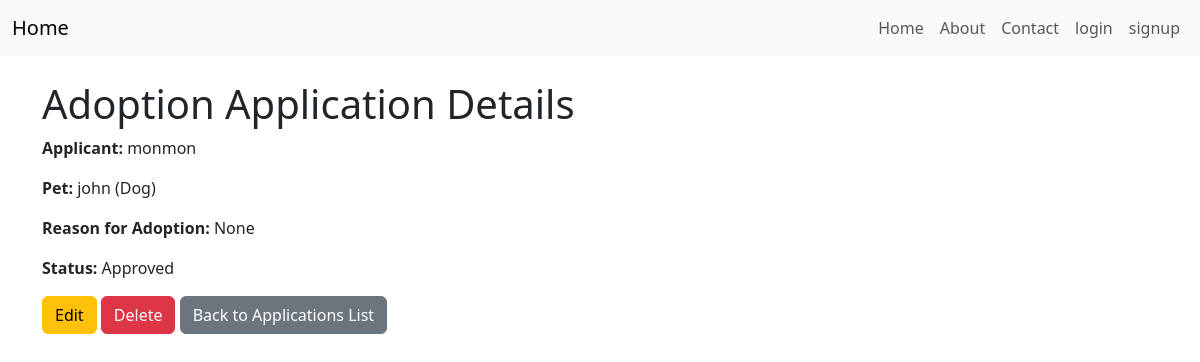
The page /applications/1/ on the database its author committed.
### app/models.py (models this page shows, shortened)
class AdoptionApplication(models.Model):
    STATUS_CHOICES = [
        ('Pending', 'Pending'),
        ('Approved', 'Approved'),
        ('Rejected', 'Rejected'),
    ]
    applicant = models.ForeignKey(settings.AUTH_USER_MODEL, on_delete=models.CASCADE, related_name='applications')
    pet = models.ForeignKey(Pet, on_delete=models.CASCADE, related_name='applications')
    application_date = models.DateTimeField(auto_now_add=True)
    reason_for_adoption = models.TextField()
    status = models.CharField(max_length=10, choices=STATUS_CHOICES, default='Pending')

class Pet(models.Model):
    STATUS_CHOICES = [
        ('Available', 'Available'),
        ('Adopted', 'Adopted'),
        ('Pending', 'Pending'),
    ]
    name = models.CharField(max_length=100)
    species = models.CharField(max_length=50)  # Dog, Cat, Rabbit, etc.
    breed = models.CharField(max_length=100, blank=True, null=True)
    age = models.IntegerField(help_text="Age in years")
    gender = models.CharField(max_length=10, choices=[('Male', 'Male'), ('Female', 'Female')])
    description = models.TextField()
    photo = models.ImageField(upload_to='pet_photos/', blank=True, null=True)
    status = models.CharField(max_length=20, choices=STATUS_CHOICES, default='Available')
    posted_by = models.ForeignKey(settings.AUTH_USER_MODEL, on_delete=models.CASCADE, related_name='pets')

### accounts/models.py (models this page shows, shortened)
class CustomUser(AbstractUser):
    phone_number = models.CharField(max_length=15, blank=True, null=True)
    address = models.TextField(blank=True, null=True)
    profile_picture = models.ImageField(upload_to='profile_pics/', blank=True, null=True)

### app/views.py (the view)
# urls.py: path('applications/<int:pk>/', AdoptionApplicationDetailView.as_view(), name='adoption_application_detail'),
class AdoptionApplicationDetailView(DetailView):
    model = AdoptionApplication
    template_name = 'applications/adoption_application_detail.html'
    context_object_name = 'application'

### app/templates/applications/adoption_application_detail.html
{% extends 'app/base.html' %}
{% block content %}
  <h1>Adoption Application Details</h1>
  <p><strong>Applicant:</strong> {{ application.applicant.username }}</p>
  <p><strong>Pet:</strong> {{ application.pet.name }} ({{ application.pet.species }})</p>
  <p><strong>Reason for Adoption:</strong> {{ application.reason_for_adoption }}</p>
  <p><strong>Status:</strong> {{ application.get_status_display }}</p>
  <a href="{% url 'adoption_application_update' application.pk %}" class="btn btn-warning">Edit</a>
  <a href="{% url 'adoption_application_delete' application.pk %}" class="btn btn-danger">Delete</a>
  <a href="{% url 'adoption_application_list' %}" class="btn btn-secondary">Back to Applications List</a>
{% endblock content %}

### rows shown on the page
AdoptionApplication: applicant.username "monmon", pet.name "john", pet.species "Dog", reason_for_adoption "None", status "Approved"
